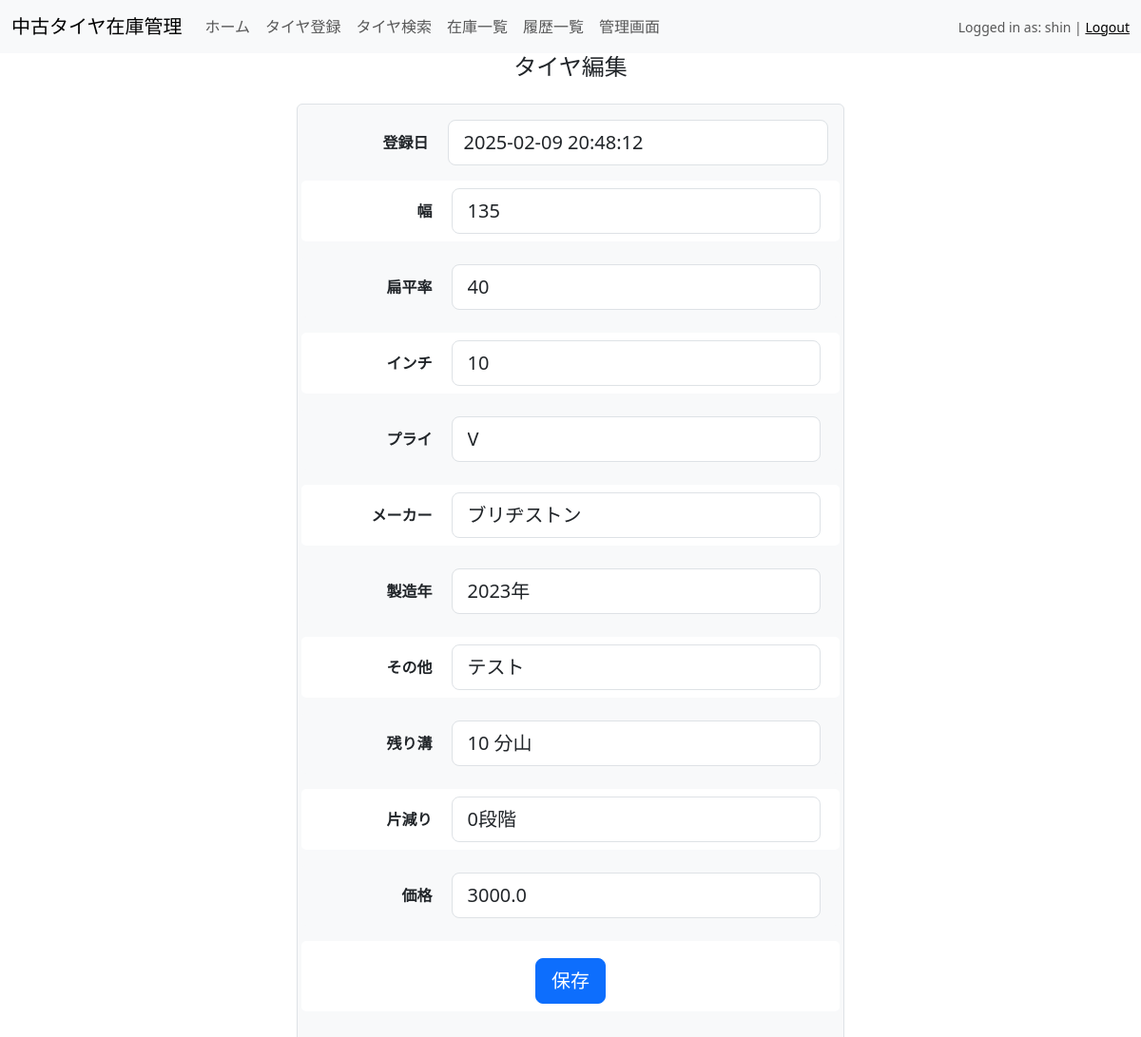
Page /edit/390 (signed in) on the earlier database version.
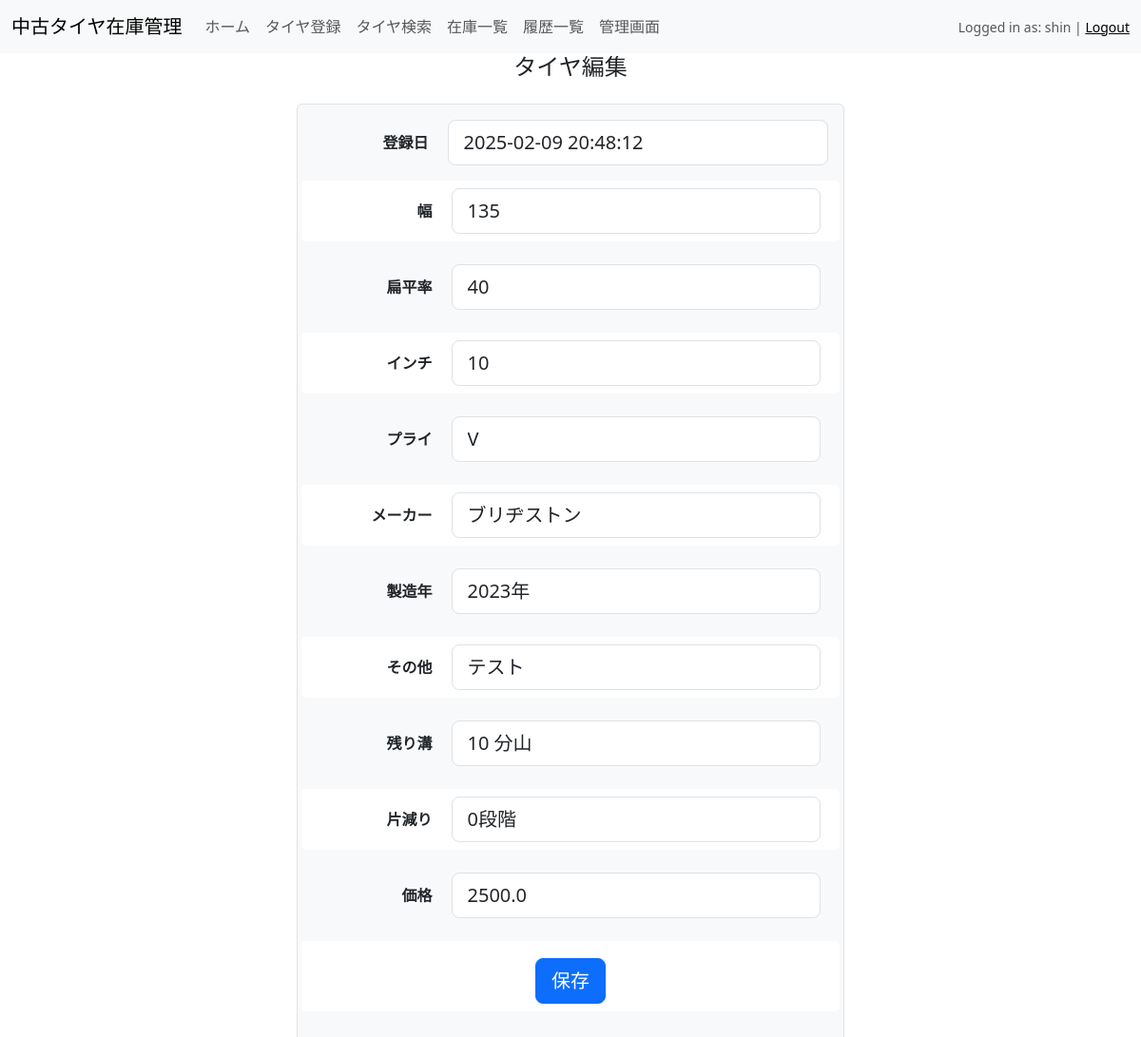
Same page on the later database version.
### models.py (models this page shows, shortened)
class User(UserMixin, db.Model):
    id = db.Column(db.Integer, primary_key=True)
    username = db.Column(db.String(150), unique=True, nullable=False)
    password_hash = db.Column(db.String(150), nullable=False)
    role_id = db.Column(db.Integer, db.ForeignKey('roles.id'))
    role = db.relationship('Role', backref=db.backref('users', lazy=True))
    def has_role(self, role_name):
        return self.role and self.role.name == role_name

class InputPage(db.Model):
    __tablename__ = 'input_page'  # テーブル名を明示的に指定
    id = db.Column(db.Integer, primary_key=True)
    registration_date = db.Column(db.DateTime, nullable=False, default=lambda: datetime.now(JST).replace(microsecond=0))
    width = db.Column(db.Integer, db.ForeignKey('width.id'), nullable=False)
    aspect_ratio = db.Column(db.Integer, db.ForeignKey('aspect_ratio.id'), nullable=False)
    inch = db.Column(db.Integer, db.ForeignKey('inch.id'), nullable=False)
    other_details = db.Column(db.String)
    manufacturing_year = db.Column(db.Integer)
    manufacturer = db.Column(db.Integer, db.ForeignKey('manufacturer.id'), nullable=False)
    tread_depth = db.Column(db.Integer)
    uneven_wear = db.Column(db.Integer)
    ply_rating = db.Column(db.Integer, db.ForeignKey('ply_rating.id'), nullable=False)
    price = db.Column(db.Float, nullable=True)  # nullable=Trueに変更
    is_dispatched = db.Column(db.Boolean, default=False, nullable=False)
    width_ref = db.relationship('Width', backref='input_pages', lazy=True)
    aspect_ratio_ref = db.relationship('AspectRatio', backref='input_pages', lazy=True)
    inch_ref = db.relationship('Inch', backref='input_pages', lazy=True)
    manufacturer_ref = db.relationship('Manufacturer', backref='input_pages', lazy=True)
    ply_rating_ref = db.relationship('PlyRating', backref='input_pages', lazy=True)  # 新たに追加

### app.py (the view, shortened to what this page needs)
@app.route('/edit/<int:id>', methods=['GET', 'POST'])
def edit_page(id):
    tire = InputPage.query.get_or_404(id)
    form = EditForm(obj=tire)
    return render_template('edit_page.html', form=form, tire=tire)

### forms.py
class EditForm(CombinedForm):
    price = FloatField(
        '価格',
        validators=[Optional()],  # 必須ではないことを明示
        default=0.0  # 初期値を明示的に設定
    )
    other_details = StringField('その他', validators=[Optional()])
    submit = SubmitField('登録')
    pass

### app.py (called while the page is built)
@login_manager.user_loader
def load_user(user_id):
    return User.query.get(int(user_id))

@app.context_processor
def inject_user():
    from flask_login import current_user
    return dict(user=current_user)

### templates/edit_page.html (shortened to what this page needs)
{% extends "base.html" %}
{% block content %}
<div class="container" style="max-width: 600px;">
    <h4 class="mb-4 text-center">タイヤ編集</h4>
    <form method="POST" class="p-3 border rounded bg-light">
        <div class="row mb-3 align-items-center">
            <label class="col-sm-3 col-form-label fw-bold text-end pe-2">登録日</label>
            <div class="col-sm-9">
                <input type="text" value="{{ tire.registration_date }}" readonly class="form-control form-control-lg">
            </div>
        </div>
        {% set fields = [
            ('width', '幅'), ('aspect_ratio', '扁平率'), ('inch', 'インチ'),
            ('ply_rating', 'プライ'), ('manufacturer', 'メーカー'), ('manufacturing_year', '製造年'),
            ('other_details', 'その他'), ('tread_depth', '残り溝'), ('uneven_wear', '片減り'), ('price', '価格')
        ] %}
        {% for field, label in fields %}
        <div class="row mb-3 align-items-center" style="background-color: {% if loop.index is even %}#f8f9fa{% else %}#ffffff{% endif %}; padding: 8px; border-radius: 5px;">
            <label class="col-sm-3 col-form-label fw-bold text-end pe-2">{{ label }}</label>
            <div class="col-sm-9">
                {{ form[field](class="form-control form-control-lg") }}
            </div>
        </div>
        {% endfor %}
        <div class="row mb-3 align-items-center" style="background-color: {% if fields|length is even %}#ffffff{% else %}#f8f9fa{% endif %}; padding: 8px; border-radius: 5px;">
            <div class="col-12 text-center">
                <button type="submit" class="btn btn-primary btn-lg">保存</button>
            </div>
        </div>
    </form>
</div>
{% endblock %}

### templates/base.html (shortened to what this page needs)
<!DOCTYPE html>
<html lang="ja">
<head>
    <link rel="stylesheet" href="{{ url_for('static', filename='css/style.css') }}">
    <link href="https://cdn.jsdelivr.net/npm/bootstrap@5.3.3/dist/css/bootstrap.min.css" rel="stylesheet">
</head>
<body>
    <header>
    <nav class="navbar navbar-expand-lg navbar-light bg-light">
        <div class="container-fluid">
            <a class="navbar-brand" href="{{ url_for('index') }}">中古タイヤ在庫管理</a>
            <div class="collapse navbar-collapse" id="navbarNav">
                <ul class="navbar-nav">
                    <li class="nav-item">
                        <a class="nav-link" href="{{ url_for('index') }}">ホーム</a>
                    </li>
                    <li class="nav-item">
                        <a class="nav-link" href="{{ url_for('input_page') }}">タイヤ登録</a>
                    </li>
                    <li class="nav-item">
                        <a class="nav-link" href="{{ url_for('search_page') }}">タイヤ検索</a>
                    </li>
                    <li class="nav-item">
                        <a class="nav-link" href="{{ url_for('inventory_list') }}">在庫一覧</a>
                    </li>
                    <li class="nav-item">
                        <a class="nav-link" href="{{ url_for('history_page') }}">履歴一覧</a>
                    </li>
                    {% if user.is_authenticated and user.has_role('admin') %}
                        <li class="nav-item">
                            <a class="nav-link" href="{{ url_for('admin.manage') }}">管理画面</a>
                        </li>
                    {% endif %}
                </ul>
                {% if user.is_authenticated %}
                    <span class="navbar-text ms-auto small">
                        Logged in as: {{ user.username }} | <a href="{{ url_for('logout') }}">Logout</a>
                    </span>
                {% endif %}
            </div>
        </div>
    </nav>
</header>
    <main>
        {% block content %}
        {% endblock %}
    </main>
</body>
</html>

### static/css/style.css (style rules this page uses)
* { box-sizing: border-box; }
.navbar { background-color: #f8f9fa; }
.navbar-text { color: #343a40; }
input { min-width: 35px; }
select { -webkit-appearance: none; -moz-appearance: none; appearance: none; background: transparent; padding-right: 10px; }
select.form-control option[value="0"] { color: gray; font-style: italic; }
select.form-control option:not([value="0"]) { color: gray; font-style: italic; }
body { background-color: #f8f9fa; }
form { background-color: #fff; }
.btn { padding: 10px 20px; margin-top: 10px; background-color: #007bff; color: #fff; border: none; cursor: pointer; border-radius: 5px; }
.btn { font-size: 1rem; padding: 0.75rem 1.5rem; border: none; border-radius: 5px; transition: background-color 0.3s ease, transform 0.1s ease; }
.btn-primary { background-color: #007bff; color: #fff; }

Differences in the rows shown:
changed InputPage "ブリヂストン": price "3000.0" → "2500.0"
